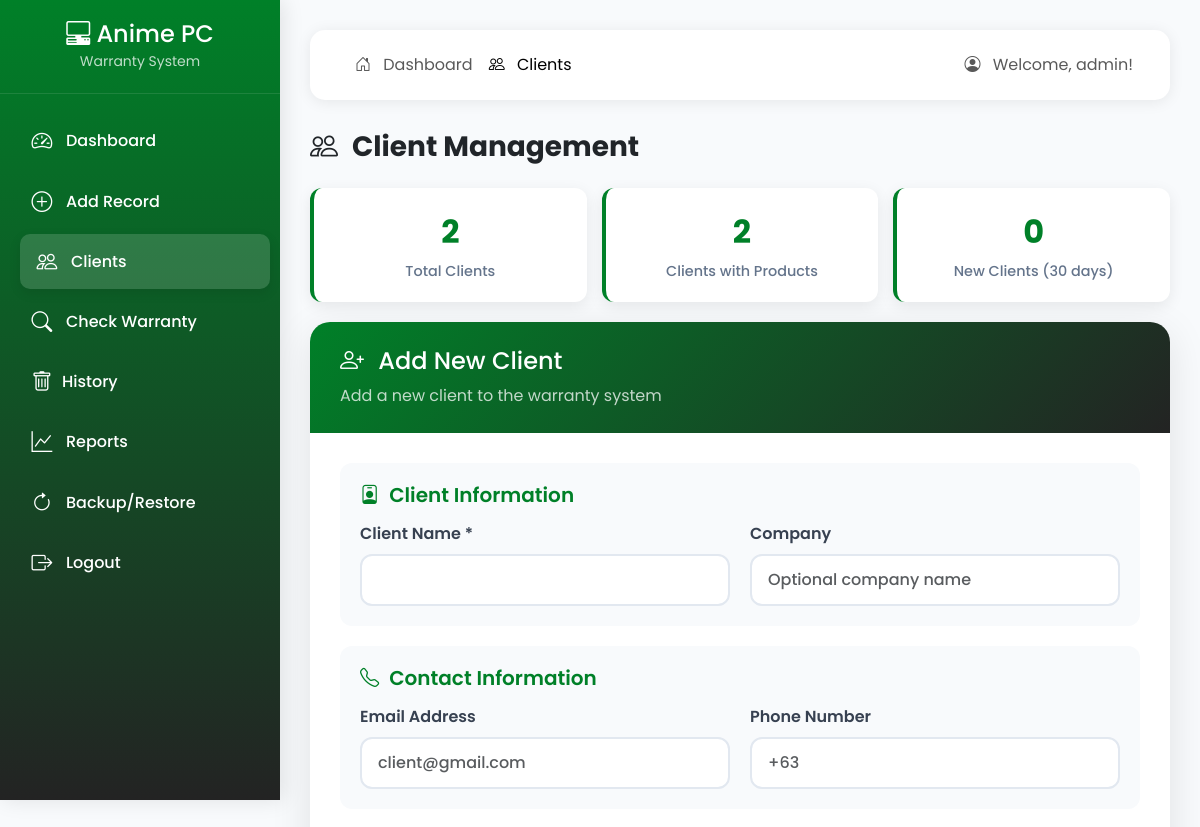
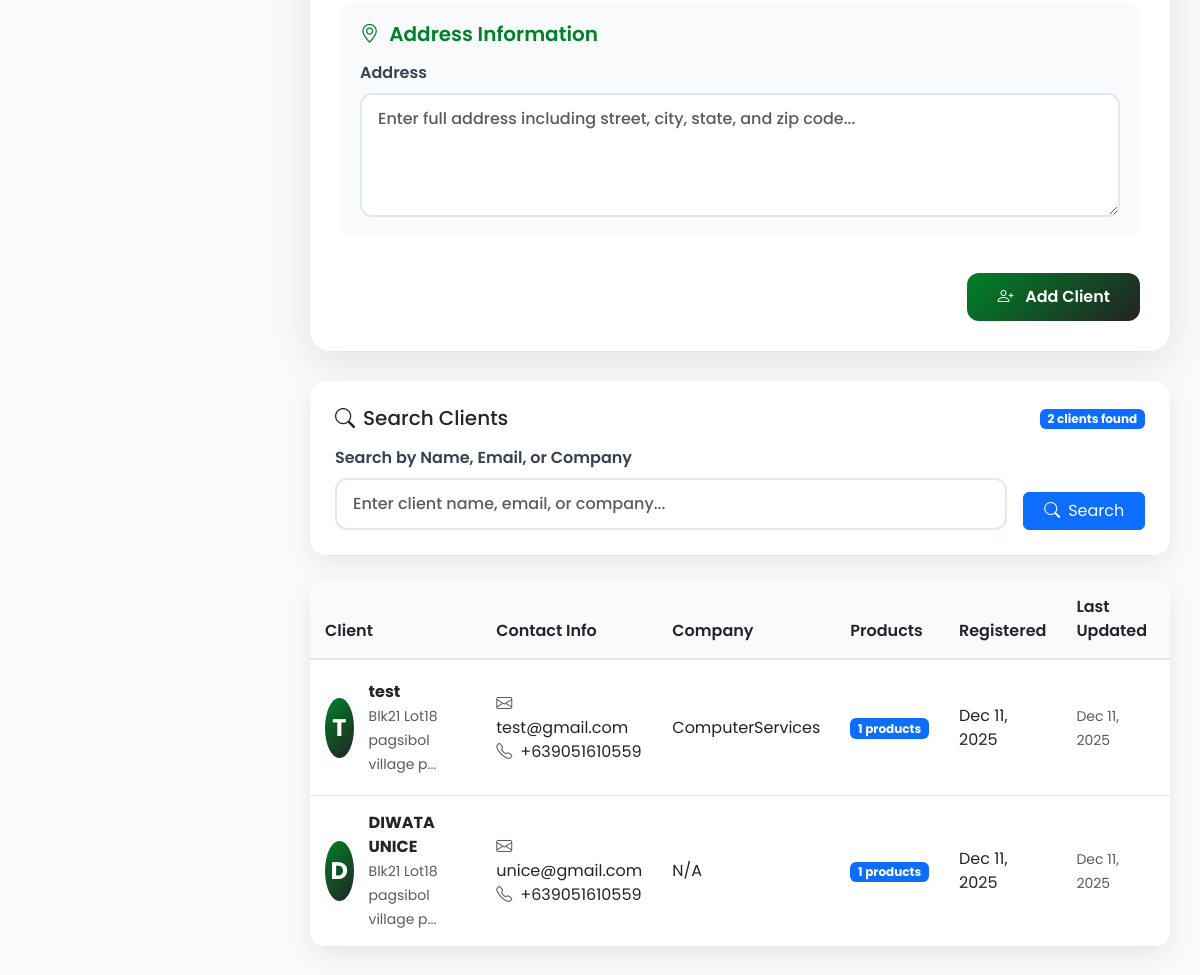
The page /clients.php (signed in) on the database its author committed (2 pictures, top to bottom).
### tables this page shows
CREATE TABLE `clients` (
  `id` int(11) NOT NULL AUTO_INCREMENT,
  `client_name` varchar(255) NOT NULL,
  `email` varchar(255) DEFAULT NULL,
  `phone` varchar(20) DEFAULT NULL,
  `address` text DEFAULT NULL,
  `company` varchar(255) DEFAULT NULL,
  `created_at` timestamp NOT NULL DEFAULT current_timestamp(),
  `updated_at` timestamp NOT NULL DEFAULT current_timestamp() ON UPDATE current_timestamp(),
  PRIMARY KEY (`id`)
);

### clients.php (the view, shortened to what this page needs)
<?php
include 'config.php';
$editClient = null;
$search = isset($_GET['search']) ? $_GET['search'] : '';
$query = "SELECT c.*, COUNT(p.id) as product_count
          FROM clients c
          LEFT JOIN products p ON c.id = p.client_id
          WHERE 1=1";
$params = [];
$query .= " GROUP BY c.id ORDER BY c.created_at DESC";
$stmt = $pdo->prepare($query);
$stmt->execute($params);
$clients = $stmt->fetchAll();
?>
<!DOCTYPE html>
<html lang="en">
<head>
    <link href="https://cdn.jsdelivr.net/npm/bootstrap@5.3.0-alpha1/dist/css/bootstrap.min.css" rel="stylesheet">
    <link rel="stylesheet" href="https://cdn.jsdelivr.net/npm/bootstrap-icons@1.11.0/font/bootstrap-icons.css">
   <link rel="stylesheet" href="client.css">
</head>
<body>
    <div class="sidebar">
        <div class="sidebar-brand">
            <h4 class="mb-0"><i class="bi bi-pc-display-horizontal"></i> <span>Anime PC</span></h4>
            <small class="opacity-75">Warranty System</small>
        </div>
        <ul class="sidebar-nav">
            <li><a href="dashboard.php"><i class="bi bi-speedometer2"></i> <span>Dashboard</span></a></li>
            <li><a href="products.php"><i class="bi bi-plus-circle"></i> <span>Add Record</span></a></li>
            <li><a href="clients.php" class="active"><i class="bi bi-people"></i> <span>Clients</span></a></li>
            <li><a href="warranty.php"><i class="bi bi-search"></i> <span>Check Warranty</span></a></li>
                                <li><a href="history.php"><i class="bi bi-trash me-2  "></i> <span>History</span></a></li>
            <li><a href="reports.php"><i class="bi bi-graph-up"></i> <span>Reports</span></a></li>
            <li><a href="backup.php"><i class="bi bi-arrow-clockwise"></i> <span>Backup/Restore</span></a></li>
            <li> <a href="Login.php" class="logout-btn" id="logoutBtn">
    <i class="bi bi-box-arrow-right"></i> <span>Logout</span>
</a></li>
        </ul>
    </div>
    <div class="main-content">
        <nav class="navbar navbar-expand-lg navbar-light navbar-custom">
            <div class="container-fluid">
                <div class="collapse navbar-collapse" id="navbarNav">
                    <ul class="navbar-nav me-auto">
                        <li class="nav-item">
                            <a class="nav-link" href="dashboard.php"><i class="bi bi-house-door me-2"></i> Dashboard</a>
                        </li>
                        <li class="nav-item">
                            <a class="nav-link active" href="#"><i class="bi bi-people me-2"></i> Clients</a>
                        </li>
                    </ul>
                    <span class="navbar-text">
                        <i class="bi bi-person-circle me-2"></i> Welcome, <?php echo htmlspecialchars($_SESSION['username']); ?>!
                    </span>
                </div>
            </div>
        </nav>
        <h1 class="h3 fw-bold text-dark mb-4">
            <i class="bi <?php echo $editClient ? 'bi-pencil' : 'bi-people'; ?> me-2"></i>
            <?php echo $editClient ? 'Edit Client' : 'Client Management'; ?>
        </h1>
        <?php if (!$editClient): ?>
        <div class="client-stats">
            <?php
            $totalClients = $pdo->query("SELECT COUNT(*) FROM clients")->fetchColumn();
            $clientsWithProducts = $pdo->query("SELECT COUNT(DISTINCT client_id) FROM products WHERE client_id IS NOT NULL")->fetchColumn();
            $recentClients = $pdo->query("SELECT COUNT(*) FROM clients WHERE created_at >= DATE_SUB(NOW(), INTERVAL 30 DAY)")->fetchColumn();
            ?>
            <div class="stat-card">
                <div class="stat-number"><?php echo $totalClients; ?></div>
                <div class="stat-label">Total Clients</div>
            </div>
            <div class="stat-card">
                <div class="stat-number"><?php echo $clientsWithProducts; ?></div>
                <div class="stat-label">Clients with Products</div>
            </div>
            <div class="stat-card">
                <div class="stat-number"><?php echo $recentClients; ?></div>
                <div class="stat-label">New Clients (30 days)</div>
            </div>
        </div>
        <?php endif; ?>
        <div class="form-card">
            <div class="form-header">
                <h4 class="mb-2">
                    <i class="bi <?php echo $editClient ? 'bi-pencil' : 'bi-person-plus'; ?> me-2"></i>
                    <?php echo $editClient ? 'Edit Client' : 'Add New Client'; ?>
                </h4>
                <p class="mb-0 opacity-75">
                    <?php echo $editClient ? 'Update client information and contact details' : 'Add a new client to the warranty system'; ?>
                </p>
            </div>
            <div class="form-body">
                <form id="clientForm" method="POST">
                    <div class="form-section">
                        <h5 class="section-title"><i class="bi bi-person-badge"></i> Client Information</h5>
                        <div class="form-grid">
                            <div>
                                <label for="client_name" class="form-label">Client Name *</label>
                                <input type="text" class="form-control" id="client_name" name="client_name"
                                       value="<?php echo $editClient ? htmlspecialchars($editClient['client_name']) : ''; ?>" required>
                            </div>
                            <div>
                                <label for="company" class="form-label">Company</label>
                                <input type="text" class="form-control" id="company" name="company"
                                       value="<?php echo $editClient ? htmlspecialchars($editClient['company']) : ''; ?>"
                                       placeholder="Optional company name">
                            </div>
                        </div>
                    </div>
                    <div class="form-section">
                        <h5 class="section-title"><i class="bi bi-telephone"></i> Contact Information</h5>
                        <div class="form-grid">
                            <div>
                                <label for="email" class="form-label">Email Address</label>
                                <input type="email" class="form-control" id="email" name="email"
                                       value="<?php echo $editClient ? htmlspecialchars($editClient['email']) : ''; ?>"
                                       placeholder="client@gmail.com">
                            </div>
                            <div>
                                <label for="phone" class="form-label">Phone Number</label>
                                <input type="tel" class="form-control" id="phone" name="phone"
                                       value="<?php echo $editClient ? htmlspecialchars($editClient['phone']) : ''; ?>"
                                       placeholder="+63">
                            </div>
                        </div>
                    </div>
                    <div class="form-section">
                        <h5 class="section-title"><i class="bi bi-geo-alt"></i> Address Information</h5>
                        <div>
                            <label for="address" class="form-label">Address</label>
                            <textarea class="form-control form-textarea" id="address" name="address" rows="4"
                                      placeholder="Enter full address including street, city, state, and zip code..."><?php echo $editClient ? htmlspecialchars($editClient['address']) : ''; ?></textarea>
                        </div>
                    </div>
                    <div class="d-flex justify-content-between pt-3">
                        <button type="submit" class="btn btn-custom">
                            <i class="bi <?php echo $editClient ? 'bi-check-circle' : 'bi-person-plus'; ?> me-2"></i>
                            <?php echo $editClient ? 'Update Client' : 'Add Client'; ?>
                        </button>
                    </div>
                </form>
            </div>
        </div>
        <div class="search-box">
            <div class="d-flex justify-content-between align-items-center mb-3">
                <h5 class="mb-0"><i class="bi bi-search me-2"></i>Search Clients</h5>
                <div>
                    <span class="badge bg-primary"><?php echo count($clients); ?> clients found</span>
                </div>
            </div>
            <form method="GET">
                <div class="row g-3 align-items-end">
                    <div class="col-md-10">
                        <label class="form-label">Search by Name, Email, or Company</label>
                        <input type="text" class="form-control" name="search" placeholder="Enter client name, email, or company..." value="<?php echo htmlspecialchars($search); ?>">
                    </div>
                    <div class="col-md-2">
                        <button type="submit" class="btn btn-primary w-100">
                            <i class="bi bi-search me-2"></i>Search
                        </button>
                    </div>
                </div>
            </form>
        </div>
        <div class="client-table">
            <div class="table-responsive">
                <table class="table table-hover mb-0">
                    <thead>
                        <tr>
                            <th>Client</th>
                            <th>Contact Info</th>
                            <th>Company</th>
                            <th>Products</th>
                            <th>Registered</th>
                            <th>Last Updated</th>
                            <th>Actions</th>
                        </tr>
                    </thead>
                    <tbody>
                        <?php if (count($clients) > 0): ?>
                            <?php foreach ($clients as $client):
                                $initial = strtoupper(substr($client['client_name'], 0, 1));
                            ?>
                                <tr>
                                    <td>
                                        <div class="d-flex align-items-center">
                                            <div class="client-avatar">
                                                <?php echo $initial; ?>
                                            </div>
                                            <div>
                                                <strong><?php echo htmlspecialchars($client['client_name']); ?></strong>
                                                <?php if ($client['address']): ?>
                                                    <br><small class="text-muted"><?php echo substr(htmlspecialchars($client['address']), 0, 30); ?>...</small>
                                                <?php endif; ?>
                                            </div>
                                        </div>
                                    </td>
                                    <td>
                                        <?php if ($client['email']): ?>
                                            <div><i class="bi bi-envelope me-2 text-muted"></i><?php echo htmlspecialchars($client['email']); ?></div>
                                        <?php endif; ?>
                                        <?php if ($client['phone']): ?>
                                            <div><i class="bi bi-telephone me-2 text-muted"></i><?php echo htmlspecialchars($client['phone']); ?></div>
                                        <?php endif; ?>
                                    </td>
                                    <td><?php echo htmlspecialchars($client['company'] ?: 'N/A'); ?></td>
                                    <td>
                                        <span class="badge bg-<?php echo $client['product_count'] > 0 ? 'primary' : 'secondary'; ?>">
                                            <?php echo $client['product_count']; ?> products
                                        </span>
                                    </td>
                                    <td><?php echo date('M j, Y', strtotime($client['created_at'])); ?></td>
                                    <td>
                                        <small class="text-muted">
                                            <?php echo $client['updated_at'] ? date('M j, Y', strtotime($client['updated_at'])) : 'Never'; ?>
                                        </small>
                                    </td>
                                    <td>
                                    </td>
                                </tr>
                            <?php endforeach; ?>
                        <?php endif; ?>
                    </tbody>
                </table>
            </div>
        </div>
    </div>
</body>
</html>

### rows shown on the page
clients: client_name "T", client_name "test", address "Blk21 Lot18 pagsibol village p", email "test@gmail.com", phone "+639051610559", company "ComputerServices", product_count "1", created_at "Dec 11, 2025", updated_at "Dec 11, 2025"
clients: client_name "D", client_name "DIWATA UNICE", address "Blk21 Lot18 pagsibol village p", email "unice@gmail.com", phone "+639051610559", company "N/A", product_count "1", created_at "Dec 11, 2025", updated_at "Dec 11, 2025"

### other values the page prints
$_SESSION['username'] "admin"
$totalClients "2"
$clientsWithProducts "2"
$recentClients "0"
count($clients) "2"
